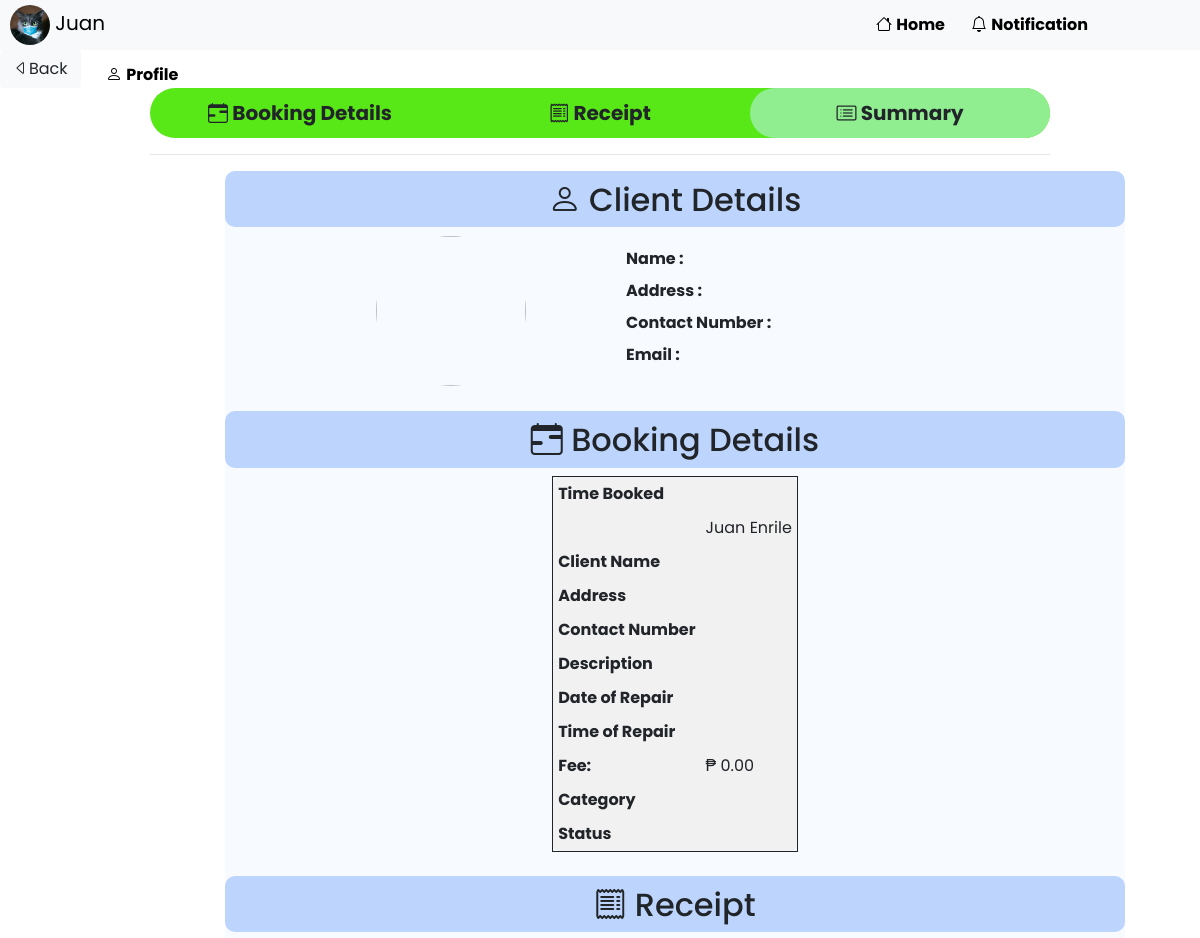
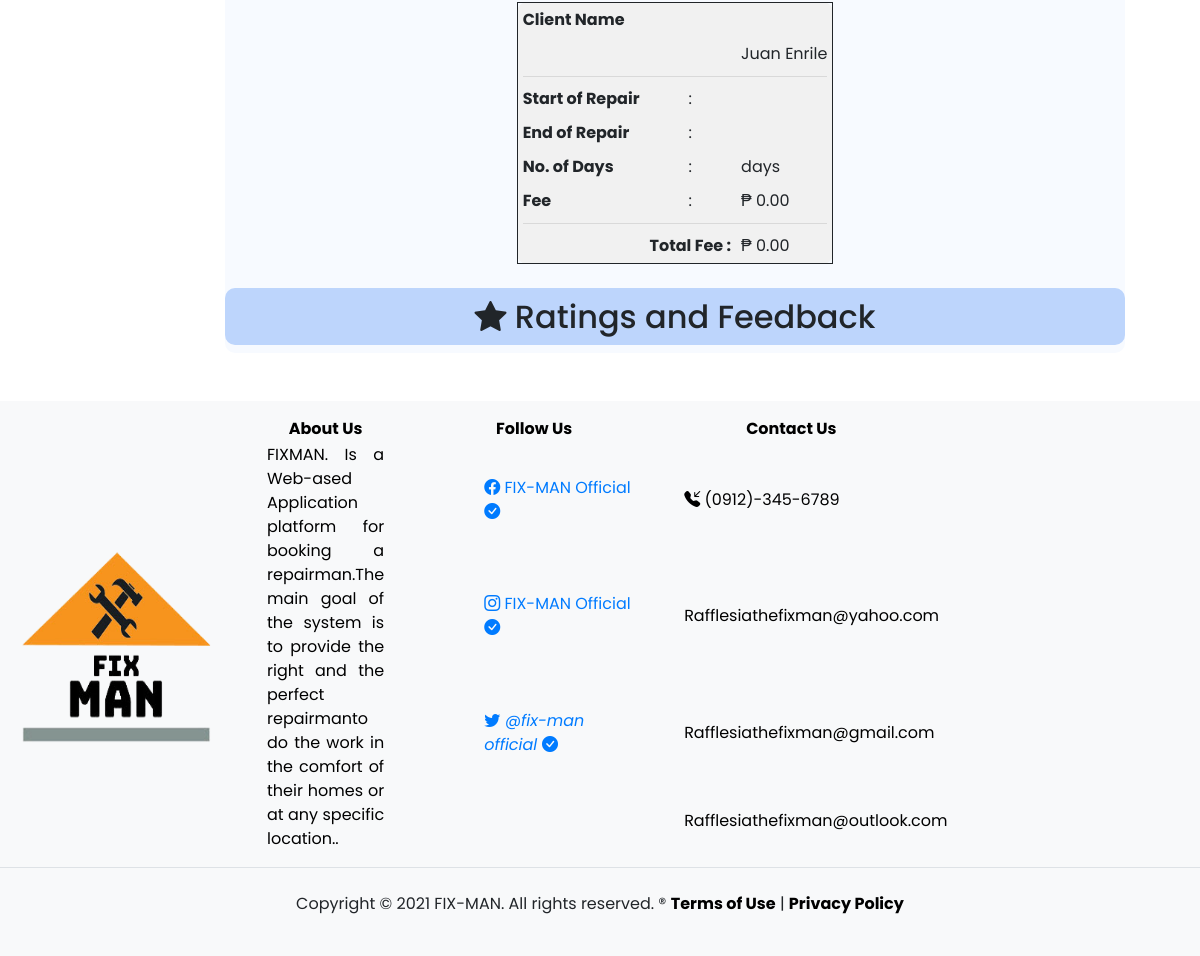
The page /repairman/repairmanviewbookingsummary.php (signed in) on the database its author committed (2 pictures, top to bottom).
### tables this page shows
CREATE TABLE `repairman` (
  `repairmanid` int(11) NOT NULL,
  `fname` varchar(50) NOT NULL,
  `mname` varchar(50) NOT NULL,
  `lname` varchar(50) NOT NULL,
  `age` int(11) NOT NULL,
  `bdate` date NOT NULL,
  `address` varchar(50) NOT NULL,
  `contactno` varchar(50) NOT NULL,
  `gender` varchar(50) NOT NULL,
  `username` varchar(50) NOT NULL,
  `password` varchar(50) NOT NULL,
  `email` varchar(50) NOT NULL,
  `category` varchar(50) NOT NULL,
  `experience` varchar(50) NOT NULL,
  `fee` decimal(11,2) NOT NULL,
  `documents` varchar(100) NOT NULL,
  `documents2` varchar(50) NOT NULL,
  `documents3` varchar(50) NOT NULL,
  `profilepix` varchar(200) NOT NULL,
  `user_type` varchar(50) NOT NULL,
  `status` varchar(50) NOT NULL,
  `transaction` varchar(50) NOT NULL,
  `paymentopt` varchar(11) NOT NULL
);

### repairman/repairmanviewbookingsummary.php (the view, shortened to what this page needs)
<?php
	include('../includes/config.php');
	$repairmanid = $_SESSION['repairmanid'];
  $repairman = mysqli_query($database, "SELECT * FROM repairman WHERE repairmanid = '$repairmanid'");
	while ($rep = mysqli_fetch_array($repairman))
	{
	  $fname = $rep['fname'];
    $rlname = $rep['lname'];
	  $profilepix = $rep['profilepix'];
	}
?>
<!DOCTYPE html>
<html>
<head>
    <link rel="stylesheet" href="https://maxcdn.bootstrapcdn.com/bootstrap/4.0.0/css/bootstrap.min.css">
    <link rel="stylesheet" href="https://cdn.jsdelivr.net/npm/bootstrap-icons@1.4.0/font/bootstrap-icons.css">
    <link rel="stylesheet" type="text/css" href="repairman.css">
</head>
<body>
<?php include('repairmanheader.php')?>
<a href="repairmanviewbookings.php"><button class="btn btn-light"><i class="bi bi-caret-left"></i>Back</button></a>
<div class="container-fluid text-center">
  <div class="row content">
    <div class="col-lg-12" align="left">
    	<center><table class="steps" border="0" style="background-color:#59E817;border-radius:25px">
    		<thead><tr>
    			<th><i class="bi bi-calendar-range"></i> Booking Details </th>
    			<th><i class="bi bi-receipt"></i> Receipt</th>
    			<th style="background-color:lightgreen"><i class="bi bi-card-list"></i> Summary</th>
    		</tr></thead>
    	</table></center>
    </div>
      <hr width="900px">
      <div align="left" style="background-color:#F7FAFF;width:900px;border-radius:10px;margin-left:225px">
        <center><label style="padding-top:10px;background-color:#bdd5fc;width:900px;border-radius:10px"><b><h2><i class="bi bi-person"></i> Client Details</h2></b></label></center>
          <table style="margin-left:150px">
            <tr>
              <td style="width:250px"><div class="img_div">
                  <img src="../profilepix/<?php echo $cprofilepix ?>" width ="150px" height="150px" style="border-radius:100px">
              </div></td>
              <td>
                <label><b>Name : </b><?php echo $cfname; echo '&nbsp&nbsp'; echo $clname;?></label><br>
                <label><b>Address : </b><?php echo $caddress;?></label><br>
                <label><b>Contact Number : </b><?php echo $ccontactno;?></label><br>
                <label><b>Email : </b><?php echo $cemail;?></label><br>
              </td>
            </tr>
          </table><br>
        <center>
        <label style="padding-top:10px;background-color:#bdd5fc;width:900px;border-radius:10px"><b><h2><i class="bi bi-calendar-range"></i> Booking Details</h2></b></label>
      	  <table class="details" style="background-color:#F1F1F1;border-radius:10px;border:1px solid">
          <tr>
            <td><b>Time Booked</b></td>
            <td><?php echo $newtimebooked;?></td>
          </tr>
          <tr>
            <td><b><?php echo $category?></b></td>
            <td><?php echo $fname; echo'&nbsp'; echo $rlname;?></td>
          </tr>
      		<tr>
            <td><b>Client Name</b></td>
            <td><?php echo $cfname; echo'&nbsp'; echo $clname;?></td>
          </tr>
          <tr>
            <td><b>Address</b></td>
            <td><?php echo $caddress;?></td>
          </tr>
          <tr>
            <td><b>Contact Number</b></td>
            <td><?php echo $ccontactno;?></td>
          </tr>
          <tr>
            <td><b>Description</b></td>
            <td><?php echo $description;?></td>
          </tr>
          <tr>
            <td><b>Date of Repair</b></td>
            <td><?php echo $newdateob;?></td>
          </tr>
          <tr>
            <td><b>Time of Repair</b></td>
            <td><?php echo $newtimeob;?></td>
          </tr>
          <tr>
            <td><b>Fee:</b></td>
            <td>₱ <?php echo number_format($fee, 2)?></td>
          </tr>
          <tr>
            <td><b>Category</b></td>
            <td><?php echo $category;?></td>
          </tr>
          <tr>
            <td><b>Status</b></td>
            <td><?php echo "<font style='color:blue'>".$status;?></td>
          </tr>
      	</table><br>
        <label style="padding-top:10px;background-color:#bdd5fc;width:900px;border-radius:10px"><b><h2><i class="bi bi-receipt"></i> Receipt</h2></b></label>
        <table class="receipt">
          <tr>
            <td><b>Client Name</b></td>
            <td></td>
            <td><?php echo $cfname; echo'&nbsp'; echo $clname?></td>
          </tr>
          <tr>
            <td><b><?php echo $category ?></b></td>
            <td></td>
            <td><?php echo $fname; echo'&nbsp'; echo $rlname;?></td>
          </tr>
          <tr><td colspan="3"><hr style="margin-top:0px;margin-bottom:0px;"></td></tr>
          <tr>
            <td><b>Start of Repair</b></td>
            <td align="center"> : </td>
            <td><?php echo $newdateob?></td>
          </tr>
          <tr>
            <td><b>End of Repair</b></td>
            <td align="center"> : </td>
            <td><?php echo $newendob ?></td>
          </tr>
          <tr>
            <td><b>No. of Days</b></td>
            <td align="center"> : </td>
            <td><?php echo $totaldays ?> days</td>
          </tr>
          <tr>
            <td><b>Fee</b></td>
            <td align="center"> : </td>
            <td> ₱ <?php echo number_format($fee, 2)?></td>
          </tr>
          <tr><td colspan="3"><hr style="margin-top:0px;margin-bottom:0px;"></td></tr>
          <tr>
            <td></td>
            <td align="center"><b>Total Fee : </b></td>
            <td> ₱ <?php echo number_format($totalfee, 2) ?></td>
          </tr>
        </table><br>
        <label style="padding-top:10px;background-color:#bdd5fc;width:900px;border-radius:10px"><b><h2><i class="bi bi-star-fill"></i> Ratings and Feedback</h2></b></label>
      </div>
  </div>
</div>
<br><br>
<?php include('../includes/footer.php') ?>
</body>
</html>

### repairman/repairmanheader.php (shortened to what this page needs)
<nav class="bg-light" style="height:50px;">
  <div class="row">
    <div style="width:895px">
      <a class="navbar-brand" href="repairmanprofile.php" style="color:black !important;margin-left:25px"><img src="../profilepix/<?php echo $profilepix ?>" style="width:40px;height:40px;border-radius:100px"> <?php echo $fname?></a>
    </div>
    <div style="width:100px;">
      <a class="nav-link" href="repairmanhomepage.php" style="color:black !important;padding-top:13px;margin-left:-20px"><span class="bi bi-house"></span> <b>Home&emsp;</b></a>
    </div>
    <div style="width:150px;">
      <a class="nav-link" href="#" id="notification" role="button" data-toggle="dropdown" aria-haspopup="true" aria-expanded="false" style="color:black !important;padding-top:13px;margin-left:-25px"><i class="bi bi-bell"></i>
          <b>Notification</b>
        </a>
    </div>
    <div style="width:140px;">
      <a class="nav-link" href="#" id="messages" role="button" data-toggle="dropdown" aria-haspopup="true" aria-expanded="false" style="color:black !important;padding-top:13px;margin-left:-25px"><i class="bi bi-chat-dots"></i></i>
            <b>Messages </b>
          </a>
    </div>
    <div style="width:90px;">
      <a class="nav-link" href="#" id="profile" role="button" data-toggle="dropdown" aria-haspopup="true" aria-expanded="false" style="color:black !important;padding-top:13px;margin-left:-35px"><i class="bi bi-person"></i>
          <b>Profile</b>
        </a>
    </div>
  </div>
</nav>

### repairman/repairman.css (style rules this page uses)
body { font-family: 'Poppins', sans-serif !important; height: auto; background-position: center; background-repeat: no-repeat; background-size: cover; font-size: 1em !important; }

### repairman/repairmanviewbookingsummary.php (style rules this page uses)
.steps th { text-align: center; width: 300px; height: 50px; border-radius: 50px; font-size: 20px; }
.details td { padding: 5px; }
.receipt td { padding: 5px; }
.receipt { background-color: #f1f1f1; border-radius: 10px; border:1px solid; }

### rows shown on the page
repairman: profilepix (picture), fname "Juan", lname "Enrile"

### other values the page prints
$fee "0.00"
$totalfee "0.00"
